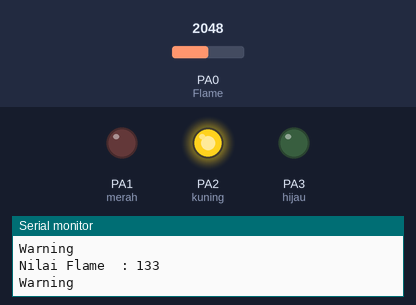
Bench run of a sketch on a simulated STM32 Blue Pill. Shown: output pins drawn as LEDs (lit = HIGH), the last lines printed to the serial monitor. The inputs (shaded band) are chosen by the test bench; at power-on: PA0 (Flame) = 2048.

Above: at 1.8 s.
1.9 s: PA0 (Flame) set to 2489
6.0 s: PA0 (Flame) set to 2612
At 6.5 s:
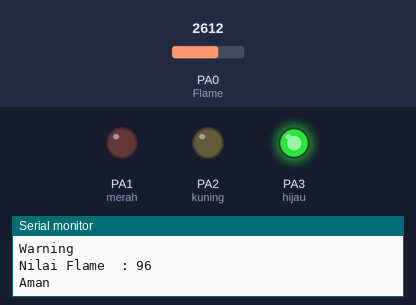
10.1 s: PA0 (Flame) set to 491
At 11.5 s:
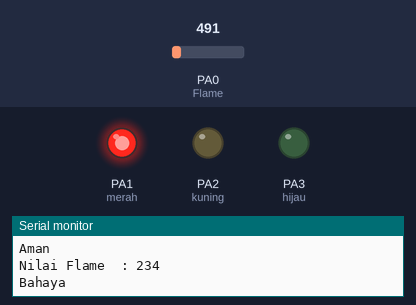
14.2 s: PA0 (Flame) set to 982
17.7 s: PA0 (Flame) set to 1044
At 18.8 s:
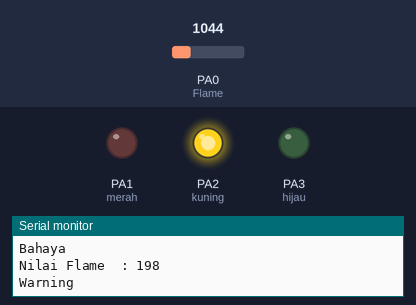
21.8 s: PA0 (Flame) set to 215
At 22.4 s:
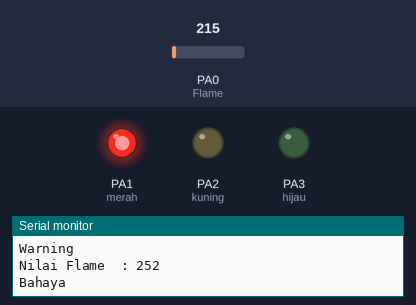
Timing chart, 0 to 24.8 s (numbered marks = the images above; inputs shaded):
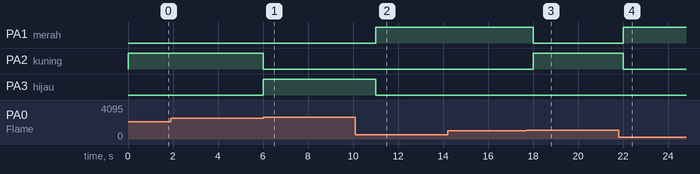

Measured:
- the behaviour switches between 2544 and 2545 on PA0 (Flame) (found by bisection; images 0 and 1)
- the behaviour switches between 1009 and 1010 on PA0 (Flame) (found by bisection; images 2 and 3)
- after the input at 6.0 s, PA2 (kuning): HIGH → LOW at once; PA3 (hijau): LOW → HIGH at once
- after the input at 10.1 s, PA1 (merah): LOW → HIGH after 0.90 s; PA3 (hijau): HIGH → LOW after 0.90 s
- after the input at 17.7 s, PA1 (merah): HIGH → LOW after 0.31 s; PA2 (kuning): LOW → HIGH after 0.31 s
- after the input at 21.8 s, PA1 (merah): LOW → HIGH after 0.21 s; PA2 (kuning): HIGH → LOW after 0.21 s

The sketch:

STM32-Flame_uti.ino
```cpp
//inisialisasi
int merah=PA1;
int kuning=PA2;
int hijau=PA3;
int Flame=PA0;

void setup() {
  Serial.begin(9600);
  pinMode(merah,OUTPUT);
  pinMode(kuning,OUTPUT);
  pinMode(hijau,OUTPUT);
  pinMode(Flame,INPUT);
}

void loop() {
  // baca data
  int bacaFlame=analogRead(Flame);
      bacaFlame=map(bacaFlame,4095,180,0,255);

  // print to serial
  Serial.print("Nilai Flame  : ");
  Serial.print(bacaFlame);
  Serial.println(); //untuk enter

  if(bacaFlame<=100){         //logika ke 1 tidak ada api
    Serial.println("Aman");
    digitalWrite(hijau,HIGH);
    delay(1000);
    digitalWrite(hijau,LOW);
  }
  else if(bacaFlame<=200 && bacaFlame>=100){  //logika ke 2 api kecil
    Serial.println("Warning");
    digitalWrite(kuning,HIGH);
    delay(1000);
    digitalWrite(kuning,LOW);
  }
  else{
    (bacaFlame<=255);         //logika ke 3 ada api besar
    Serial.println("Bahaya");
    digitalWrite(merah,HIGH);
    delay(1000);
    digitalWrite(merah,LOW);
  }
}
```
